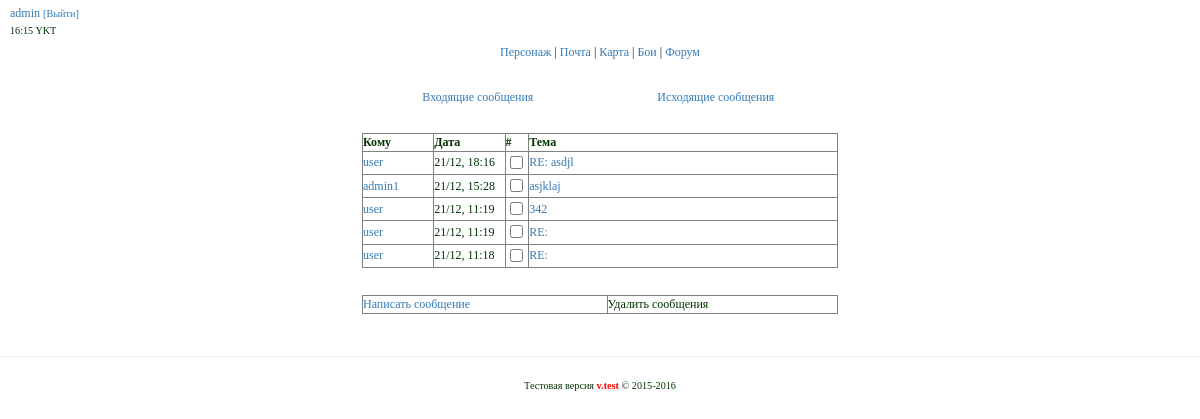
The page /mail/outbox (signed in) on the database as committed earlier.
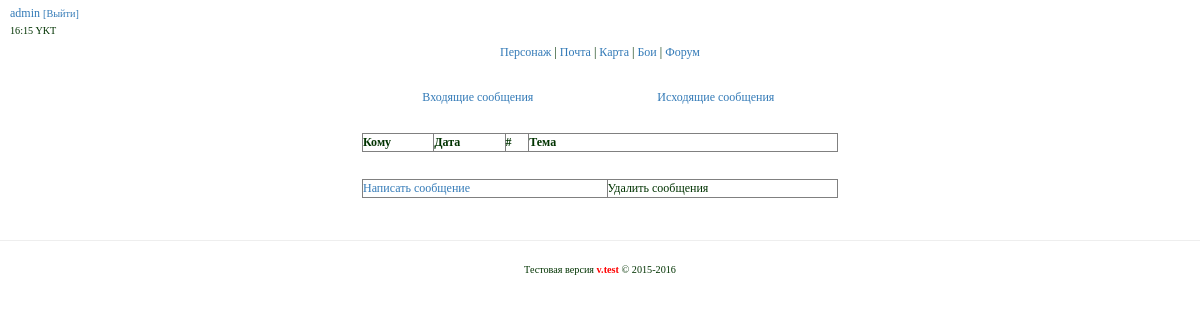
The same page on the database as committed later.
### tables this page shows
CREATE TABLE IF NOT EXISTS `mail` (
  `id` int(11) unsigned NOT NULL AUTO_INCREMENT,
  `sender` varchar(255) NOT NULL,
  `receiver` varchar(255) NOT NULL,
  `date` varchar(255) NOT NULL,
  `title` varchar(255) NOT NULL,
  `text` text NOT NULL,
  `new` int(11) NOT NULL DEFAULT '1',
  PRIMARY KEY (`id`)
);

### app/core/viewClass.php (called while the page is built)
<?php
class View {
    public function render($title,$content,$template,$data=null,$data2=null,$data3=null) {
        include 'app/views/'.$template;
    }
}

### app/controllers/controllerMail.php (called while the page is built, shortened)
<?php
class ControllerMail extends Controller {
    public function __construct(){
        $this->model = new ModelMail();
        $this->view = new View();
    }
    public function actionOutbox() {
        $login = $_COOKIE['login'];
        $data = $this->model->getOutboxMailByUser($login);
        $this->view->render('Почта', 'mail/outbox.php', 'template.php', $data);
    }
}

### app/start.php (called while the page is built, shortened)
<?php
require_once 'core/viewClass.php';
require_once 'core/modelClass.php';
Router::run();

### index.php (called while the page is built, shortened)
<?php
require_once 'app/start.php';

### app/core/modelClass.php (called while the page is built, shortened)
<?php
class Model {
    public $mysqli;
    public function __construct() {
        $this->mysqli = new mysqli(Config::DBHOST,Config::DBUSER,Config::DBPASS,Config::DBNAME);
        $this->mysqli->query("SET NAMES 'utf8'");
    }
    public function query($query) {
        return $this->mysqli->query($query);
    }
    public function select($query) {
        $res = $this->query($query);
        $ret = [];
        while($row = mysqli_fetch_assoc($res)) {
            $ret[] = $row;
        }
        return $ret;
    }
}

### app/models/modelMail.php (called while the page is built, shortened)
<?php
class ModelMail extends Model {
    public function getOutboxMailByUser($login) {
        $data = "SELECT * FROM `mail` WHERE `sender` = '$login' ORDER BY `id` DESC";
        $data = $this->select($data);
        return $data;
    }
}

### app/views/mail/outbox.php (the view)
<div>
    <table align="center" width="40%">
        <tr align="center">
            <td>
                <a href="/mail/">Входящие сообщения</a>
            </td>
            <td>
                <a href="/mail/outbox">Исходящие сообщения</a>
            </td>
        </tr>
    </table>
</div>
<br>
<div class="mail">
    <table border="1" width="40%" align="center">
        <tr>
            <th width="15%">Кому</th>
            <th width="15%">Дата</th>
            <th width="5%">#</th>
            <th width="65%">Тема</th>
        </tr>
        <?php foreach($data as $mail): ;?>
            <tr>
                <td>
                    <a href="/user/info?id="><?=$mail['receiver']?></a>
                </td>
                <td>
                    <?=$mail['date']?>
                </td>
                <td align="center">
                    <input type="checkbox" name="check">
                </td>
                <td>
                    <a href="/mail/read?id=<?=$mail['id']?>"><?=$mail['title']?></a>
                </td>
            </tr>
        <?php endforeach ;?>
    </table>
</div>
<br>
<div class="mail buttons">
    <table border="1" width="40%" align="center">
        <tr>
            <td>
                <a href="/mail/new">Написать сообщение</a>
            </td>
            <td>
                Удалить сообщения
            </td>
        </tr>
    </table>
</div>

Rows that differ between the two databases and show on the page:
removed mail: receiver "user", date "21/12, 18:16", title "RE: asdjl"
removed mail: receiver "admin1", date "21/12, 15:28", title "asjklaj"
removed mail: receiver "user", date "21/12, 11:19", title "342"
removed mail: receiver "user", date "21/12, 11:19", title "RE:"
removed mail: receiver "user", date "21/12, 11:18", title "RE:"
